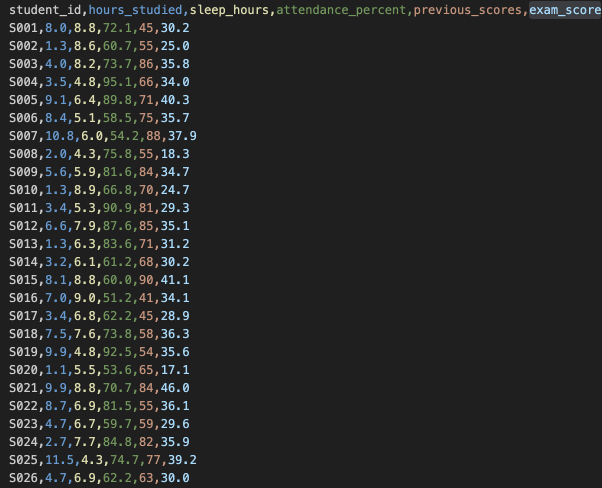
#> input picture data/test.png, 1204 x 976 px (shown at 1/2 size)
$ python -i image2image.py   (imports and definitions only)
#> lines starting #> are read from the running program, lines starting #| are printed output that depends on the picture
from __future__ import annotations

from pathlib import Path
import logging
import traceback
from typing import Optional

try:
    from PIL import Image, UnidentifiedImageError, ImageSequence, ExifTags
except Exception:  # pragma: no cover
    Image = None  # type: ignore
    UnidentifiedImageError = Exception  # type: ignore
    ImageSequence = None  # type: ignore
    ExifTags = None  # type: ignore

Logger = logging.getLogger(__name__)


class ImageConversionError(RuntimeError):
    pass


# =========================
# Utils
# =========================

# [24 lines left out: function _handle_error, not called in this run]


def _apply_exif_orientation(img: Image.Image) -> Image.Image:
    """
    Applique l’orientation EXIF (évite images tournées après conversion).
    """
    if ExifTags is None:
        return img
    try:
        exif = img.getexif()
        if not exif:
            return img
        orientation_key = next(
            k for k, v in ExifTags.TAGS.items() if v == "Orientation"
        )
        orientation = exif.get(orientation_key)
        if orientation == 3:
            return img.rotate(180, expand=True)
        if orientation == 6:
            return img.rotate(270, expand=True)
        if orientation == 8:
            return img.rotate(90, expand=True)
    except Exception:
        pass
    return img


# [147 lines left out: functions _atomic_save, image_to_image, not called in this run]


__all__ = ["image_to_image", "ImageConversionError"]

>>> import cv2
>>> picture = cv2.imread('../../data/test.png', cv2.IMREAD_GRAYSCALE)
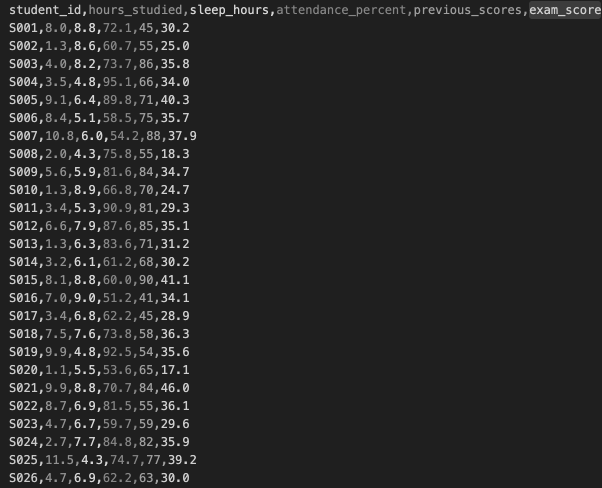
#> picture: shape (976, 1204) (shown at 1/2 size); min 31, max 214, mean 38.3
>>> result = _apply_exif_orientation(picture)
